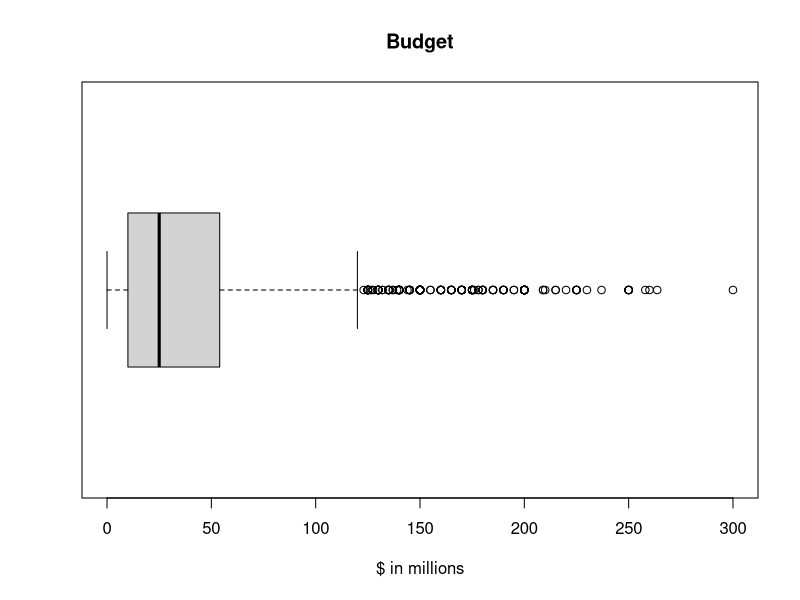
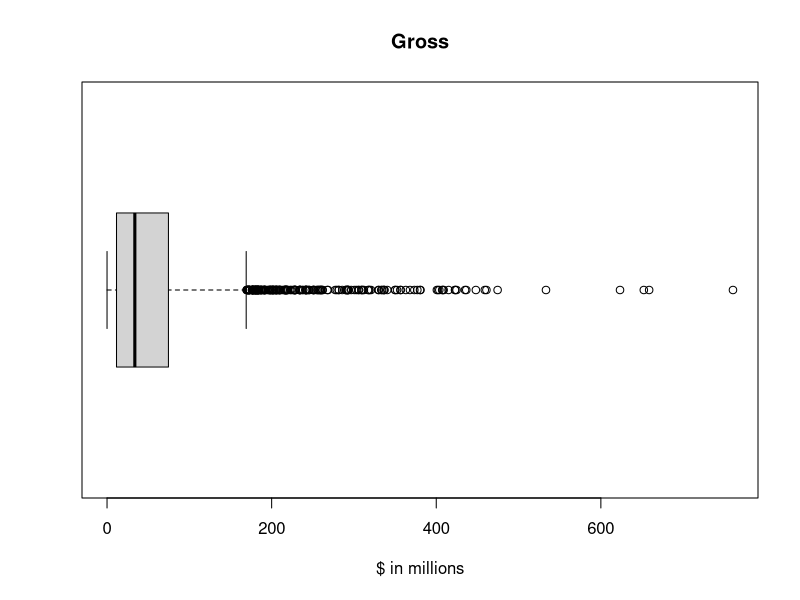
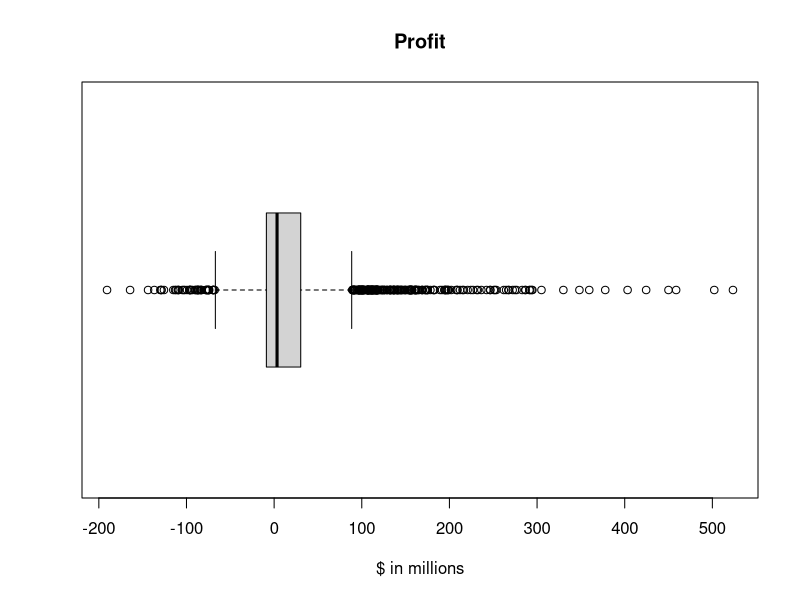
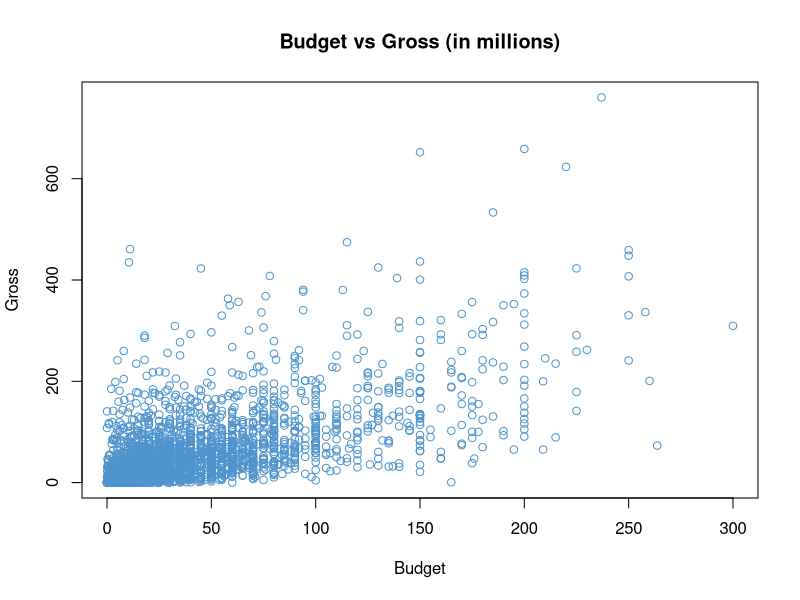
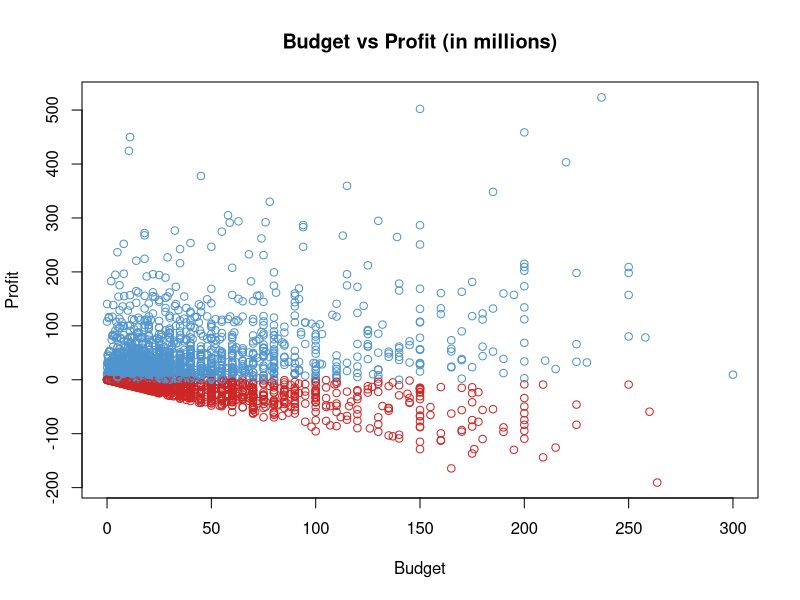
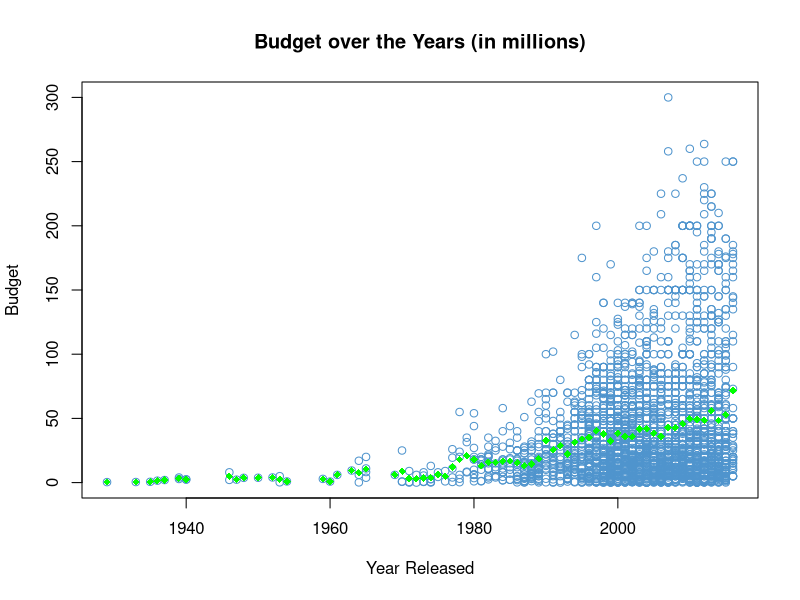
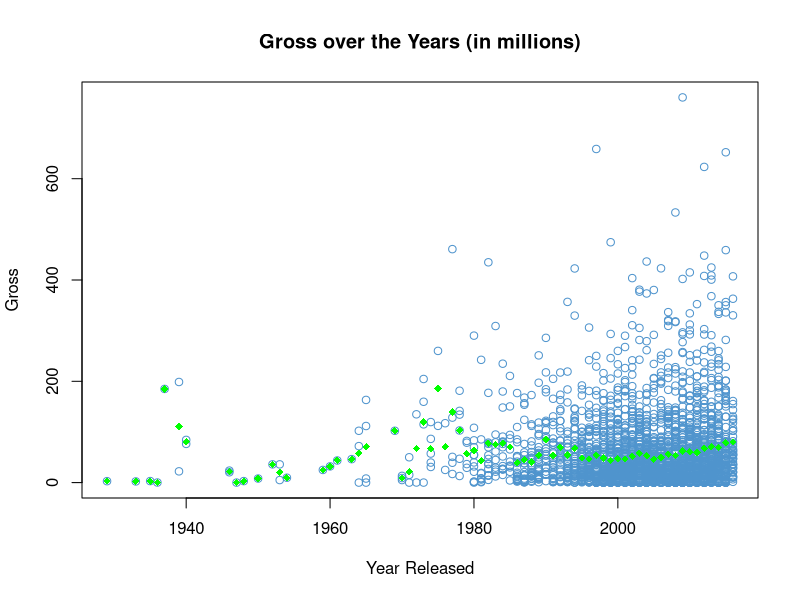
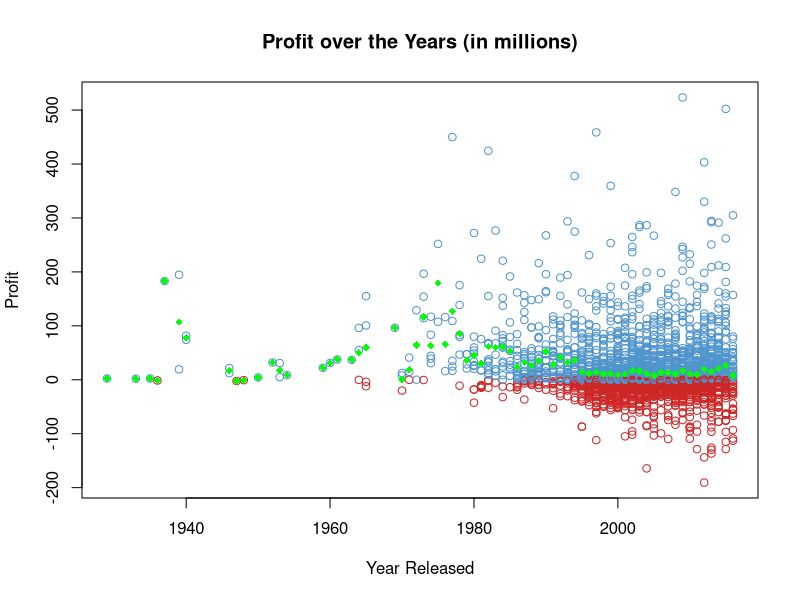

Generate these figures, in order, with R:
## ---- chunk 1
knitr::opts_chunk$set(echo = TRUE)
options(scipen=999)

library(rlang)
library(dplyr)

setwd("C:/Users/mitch/OneDrive/Desktop/Google-Coursera/Data-Analytics-Certificate/Capstone")
## ---- chunk 2
movies <- subset(read.csv("movies.csv", header = TRUE, sep = ","), country == "USA")
head(movies)
## ---- chunk 3
budget_plot <- boxplot(
  movies$budget/1000000,
  main = "Budget",
  xlab = "$ in millions",
  horizontal = TRUE
)
budget_stats <- data.frame(budget_plot$stats)
budget_stats[nrow(budget_stats) + 1,] <- mean(movies$budget/1000000)
colnames(budget_stats) <- c("Budget")
rownames(budget_stats) <- c("Min","First Quartile","Median","Third Quartile","Maximum","Mean")
#(budget_stats)
## ---- chunk 4
gross_plot <- boxplot(
  movies$gross/1000000,
  main = "Gross",
  xlab = "$ in millions",
  horizontal = TRUE
)
gross_stats <- data.frame(gross_plot$stats)
gross_stats[nrow(gross_stats) + 1,] <- mean(movies$gross/1000000)
colnames(gross_stats) <- c("Gross")
rownames(gross_stats) <- c("Min","First Quartile","Median","Third Quartile","Maximum","Mean")
#(gross_stats)
## ---- chunk 5
profit <- movies$gross - movies$budget
profit_plot <- boxplot(
  profit/1000000,
  main = "Profit",
  xlab = "$ in millions",
  horizontal = TRUE
)
profit_stats <- data.frame(profit_plot$stats)
profit_stats[nrow(profit_stats) + 1,] <- mean((movies$gross - movies$budget)/1000000)
colnames(profit_stats) <- c("Profit")
rownames(profit_stats) <- c("Min","First Quartile","Median","Third Quartile","Maximum","Mean")
#(profit_stats)
## ---- chunk 6
plot(
  x = movies$budget/1000000, 
  y = movies$gross/1000000,
  main = "Budget vs Gross (in millions)",
  xlab = "Budget",
  ylab = "Gross",
  col="steelblue3"
)

plot(
  x = movies$budget/1000000, 
  y = profit/1000000,
  main = "Budget vs Profit (in millions)",
  xlab = "Budget",
  ylab = "Profit",
  col = ifelse((profit/1000000) < 0,"firebrick3","steelblue3")
)
## ---- chunk 7
budget_year_avg <- aggregate(movies$budget, list(movies$title_year), FUN=mean)
budget_year_avg <- arrange(budget_year_avg, budget_year_avg$Group.1)
plot(
  x = movies$title_year, 
  y = movies$budget/1000000,
  main = "Budget over the Years (in millions)",
  xlab = "Year Released",
  ylab = "Budget",
  col="steelblue3"
)
points(
  x = budget_year_avg$Group.1,
  y=budget_year_avg$x/1000000,
  pch = 18,
  col="green"
)

gross_year_avg <- aggregate(movies$gross, list(movies$title_year), FUN=mean)
gross_year_avg <- arrange(gross_year_avg, gross_year_avg$Group.1)
plot(
  x = movies$title_year, 
  y = movies$gross/1000000,
  main = "Gross over the Years (in millions)",
  xlab = "Year Released",
  ylab = "Gross",
  col="steelblue3"
)
points(
  x = gross_year_avg$Group.1,
  y=gross_year_avg$x/1000000,
  pch = 18,
  col="green"
)

profit_year_avg <- aggregate(movies$gross-movies$budget, list(movies$title_year), FUN=mean)
profit_year_avg <- arrange(profit_year_avg, profit_year_avg$Group.1)
plot(
  x = movies$title_year, 
  y = (movies$gross-movies$budget)/1000000,
  main = "Profit over the Years (in millions)",
  xlab = "Year Released",
  ylab = "Profit",
  col = ifelse(((movies$gross-movies$budget)/1000000) < 0,"firebrick3","steelblue3")
)
points(
  x = profit_year_avg$Group.1,
  y = profit_year_avg$x/1000000,
  pch = 18,
  col="green"
)
## ---- chunk 8
budget <- arrange(data.frame(movies$movie_title, movies$budget), desc(movies$budget))
colnames(budget) <- c("Movie Title", "Budget")
#head(budget, n = 10)

gross <- arrange(data.frame(movies$movie_title, movies$gross), desc(movies$gross))
colnames(gross) <- c("Movie Title", "Gross")
#head(gross, n = 10)

profit <- arrange(data.frame(movies$movie_title, movies$gross-movies$budget), desc(movies$gross-movies$budget))
colnames(profit) <- c("Movie Title", "Profit")
#head(profit, n = 10)
## ---- chunk 9
score_plot <- boxplot(
  movies$imdb_score,
  main = "IMDB Score",
  xlab = "IMDB Score",
  ylab = "",
  ylim = c(0, 10),
  horizontal = TRUE
)
score_stats <- data.frame(score_plot$stats)
score_stats[nrow(score_stats) + 1,] <- mean(movies$imdb_score)
colnames(score_stats) <- c("IMDB Score")
rownames(score_stats) <- c("Min","First Quartile","Median","Third Quartile","Maximum","Mean")
#(score_stats)
## ---- chunk 10
director_score <- arrange(data.frame(movies$movie_title, movies$imdb_score), desc(movies$imdb_score))
colnames(director_score) <- c("Movie Title", "IMDB Score")
#head(director_score, n = 10)
## ---- chunk 11
director_budget_total <- aggregate(movies$budget, list(movies$director_name), FUN=sum)
director_budget_total <- arrange(director_budget_total, desc(director_budget_total$x))
colnames(director_budget_total) <- c("Director", "Total Budget")
#head(director_budget_total, n = 10)

director_gross_total <- aggregate(movies$gross, list(movies$director_name), FUN=sum)
director_gross_total <- arrange(director_gross_total, desc(director_gross_total$x))
colnames(director_gross_total) <- c("Director", "Total Gross")
#head(director_gross_total, n = 10)

director_profit_total <- aggregate(movies$gross-movies$budget, list(movies$director_name), FUN=sum)
director_profit_total <- arrange(director_profit_total, desc(director_profit_total$x))
colnames(director_profit_total) <- c("Director", "Total Profit")
#head(director_profit_total, n = 10)
## ---- chunk 12
director_budget_avg <- aggregate(movies$budget, list(movies$director_name), FUN=mean)
director_budget_avg <- arrange(director_budget_avg, desc(director_budget_avg$x))
colnames(director_budget_avg) <- c("Director", "Avg. Budget")
#head(director_budget_avg, n = 10)

director_gross_avg <- aggregate(movies$gross, list(movies$director_name), FUN=mean)
director_gross_avg <- arrange(director_gross_avg, desc(director_gross_avg$x))
colnames(director_gross_avg) <- c("Director", "Avg. Gross")
#head(director_gross_avg, n = 10)

director_profit_avg <- aggregate(movies$gross-movies$budget, list(movies$director_name), FUN=mean)
director_profit_avg <- arrange(director_profit_avg, desc(director_profit_avg$x))
colnames(director_profit_avg) <- c("Director", "Avg. Profit")
#head(director_profit_avg, n = 10)
## ---- chunk 13
director_score <- aggregate(movies$imdb_score, list(movies$director_name), FUN=mean)
director_score <- arrange(director_score, desc(director_score$x))
colnames(director_score) <- c("Director", "Avg. IMDB Score")
#head(director_score, n = 10)
## ---- chunk 14
genres <- data.frame(
  genre = c("Action" , "Adventure" , "Animation" , "Biography" , "Comedy" , "Crime" , "Documentary" , "Drama" , "Family" , "Fantasy" , "History" , "Horror" , "Musical" , "Music" , "Mystery" , "Romance" , "Sci-Fi" , "Sport" , "Thriller" , "War" , "Western"),
  budget_sum = c(0,0,0,0,0,0,0,0,0,0,0,0,0,0,0,0,0,0,0,0,0),
  gross_sum = c(0,0,0,0,0,0,0,0,0,0,0,0,0,0,0,0,0,0,0,0,0),
  count = c(0,0,0,0,0,0,0,0,0,0,0,0,0,0,0,0,0,0,0,0,0)
)

for (r in 1:nrow(movies)) {
  for (g in 1:length(genres$genre)) {
    if (grepl(paste(genres$genre[g], collapse='|'), movies$genres[r])) {
      genres$budget_sum[g] = genres$budget_sum[g] + movies$budget[r]
      genres$gross_sum[g] = genres$gross_sum[g] + movies$gross[r]
      genres$count[g] = genres$count[g] + 1
    }
  }
}

genre_bgp_avg = data.frame(genres$genre,genres$budget_sum/genres$count,genres$gross_sum/genres$count,(genres$gross_sum - genres$budget_sum)/genres$count)
colnames(genre_bgp_avg) <- c("Genre", "Avg. Budget", "Avg. Gross", "Avg. Profit")
#(genre_bgp_avg)
## ---- chunk 15
genres <- data.frame(
  genre = c("Action" , "Adventure" , "Animation" , "Biography" , "Comedy" , "Crime" , "Documentary" , "Drama" , "Family" , "Fantasy" , "History" , "Horror" , "Musical" , "Music" , "Mystery" , "Romance" , "Sci-Fi" , "Sport" , "Thriller" , "War" , "Western"),
  imdb_sum = c(0,0,0,0,0,0,0,0,0,0,0,0,0,0,0,0,0,0,0,0,0),
  count = c(0,0,0,0,0,0,0,0,0,0,0,0,0,0,0,0,0,0,0,0,0)
)

for (r in 1:nrow(movies)) {
  for (g in 1:length(genres$genre)) {
    if (grepl(paste(genres$genre[g], collapse='|'), movies$genres[r])) {
      genres$imdb_sum[g] = genres$imdb_sum[g] + movies$imdb_score[r]
      genres$count[g] = genres$count[g] + 1
    }
  }
}

genre_imdb_avg = data.frame(Genre = genres$genre, genres$imdb_sum/genres$count)
colnames(genre_imdb_avg) <- c("Genre", "Avg. IMDB Score")
#(genre_imdb_avg)
## ---- chunk 16
rating_budget_avg <- aggregate(movies$budget, list(movies$content_rating), FUN=mean)
colnames(rating_budget_avg) <- c("Rating", "Budget")
rating_budget_avg <- arrange(rating_budget_avg, rating_budget_avg$Rating)

rating_gross_avg <- aggregate(movies$gross, list(movies$content_rating), FUN=mean)
colnames(rating_gross_avg) <- c("Rating", "Gross")
rating_gross_avg <- arrange(rating_gross_avg, rating_gross_avg$Rating)

rating_profit_avg <- aggregate(movies$gross-movies$budget, list(movies$content_rating), FUN=mean)
colnames(rating_profit_avg) <- c("Rating", "Profit")
rating_profit_avg <- arrange(rating_profit_avg, rating_profit_avg$Rating)


bgp_rating_avg <- data.frame(rating_budget_avg$Rating, rating_budget_avg$Budget, rating_gross_avg$Gross, rating_profit_avg$Profit)
colnames(bgp_rating_avg) <- c("Rating", "Avg. Budget", "Avg. Gross", "Avg. Profit")
#(bgp_rating_avg)
## ---- chunk 17
ratings <- c("Approved", "G", "M", "NC-17", "Not Rated", "Passed", "PG", "PG-13", "R", "  Unrated", "X")

rating_score_plot <- boxplot(
  movies$imdb_score~movies$content_rating,
  main = "Rating and IMDB",
  xlab = "Rating",
  ylab = "IMDB Score",
  ylim = c(0, 10),
  xaxt = "n",
  yaxt = "n"
)
tick <- seq_along(unique(movies$content_rating))
axis(1, labels = FALSE)
axis(2, las = 2)
text(tick, par("usr")[3] - 0.45, ratings, srt = 45, xpd = TRUE, adj = 1.1, cex = 1)

rating_score_avg <- aggregate(movies$imdb_score, list(movies$content_rating), FUN=mean)
rating_score_avg <- arrange(rating_score_avg, rating_score_avg$Group.1)

rating_score_stats <- data.frame(rating_score_plot$stats)
rating_score_stats[nrow(rating_score_stats) + 1,] <- rating_score_avg$x
colnames(rating_score_stats) <- ratings
rownames(rating_score_stats) <- c("Min","First Quartile","Median","Third Quartile","Maximum","Mean")
#(rating_score_stats)
## ---- chunk 18
color_budget_avg <- aggregate(movies$budget, list(movies$color), FUN=mean)
color_budget_avg <- arrange(color_budget_avg, desc(color_budget_avg$x))
colnames(color_budget_avg) <- c("Color", "Budget")

color_gross_avg <- aggregate(movies$gross, list(movies$color), FUN=mean)
color_gross_avg <- arrange(color_gross_avg, desc(color_gross_avg$x))
colnames(color_gross_avg) <- c("Color", "Gross")

color_profit_avg <- aggregate(movies$gross-movies$budget, list(movies$color), FUN=mean)
color_profit_avg <- arrange(color_profit_avg, desc(color_profit_avg$x))
colnames(color_profit_avg) <- c("Color", "Profit")

bgp_color_avg <- data.frame(color_budget_avg$Color, color_budget_avg$Budget, color_gross_avg$Gross, color_profit_avg$Profit)
colnames(bgp_color_avg) <- c("Color", "Avg. Budget", "Avg. Gross", "Avg. Profit")
#(bgp_color_avg)
## ---- chunk 19
color_score_plot <- boxplot(
  movies$imdb_score~movies$color,
  main = "Color and IMDB Score",
  xlab = "IMDB Score",
  ylab = "",
  ylim = c(0, 10),
  horizontal = TRUE
)

color_score_avg <- aggregate(movies$imdb_score, list(movies$color), FUN=mean)
color_score_avg <- arrange(color_score_avg, color_score_avg$Group.1)

color_score_stats <- data.frame(color_score_plot$stats)
color_score_stats[nrow(color_score_stats) + 1,] <- color_score_avg$x
colnames(color_score_stats) <- c("Black and White","Color")
rownames(color_score_stats) <- c("Min","First Quartile","Median","Third Quartile","Maximum","Mean")
#(color_score_stats)
